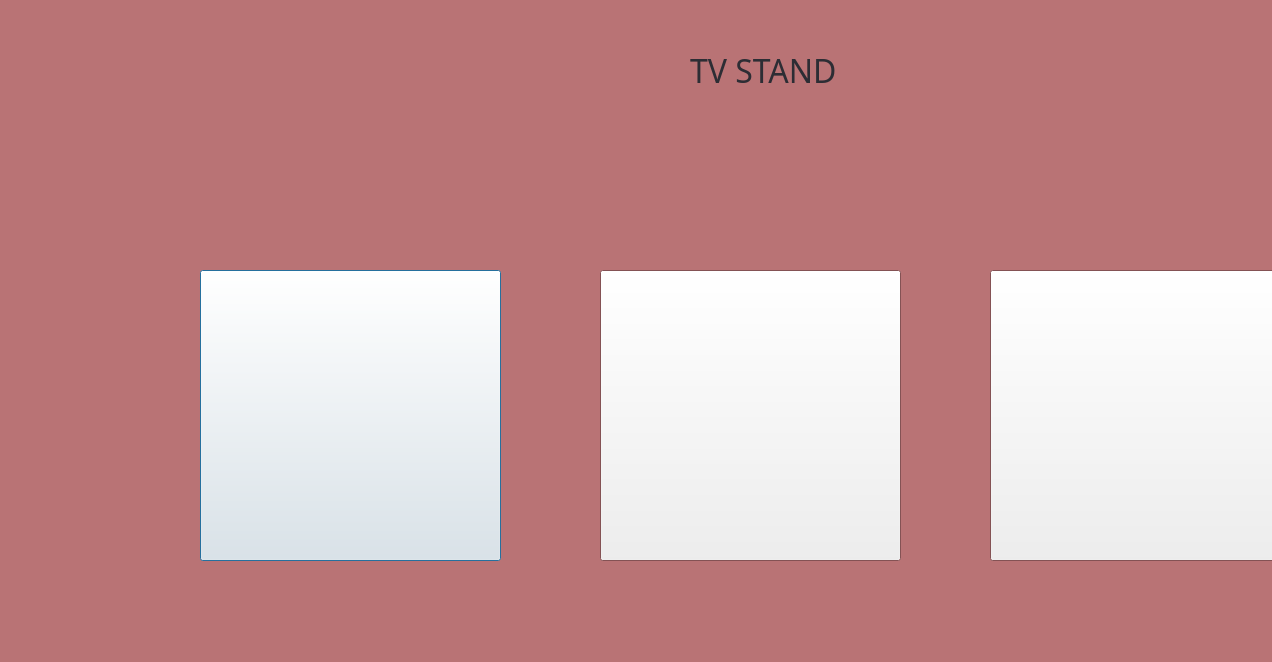
<?xml version="1.0" encoding="UTF-8"?>
<ui version="4.0">
 <class>tvstand</class>
 <widget class="QDialog" name="tvstand">
  <property name="geometry">
   <rect>
    <x>0</x>
    <y>0</y>
    <width>1272</width>
    <height>662</height>
   </rect>
  </property>
  <property name="palette">
   <palette>
    <active>
     <colorrole role="Window">
      <brush brushstyle="SolidPattern">
       <color alpha="255">
        <red>185</red>
        <green>115</green>
        <blue>117</blue>
       </color>
      </brush>
     </colorrole>
    </active>
    <inactive>
     <colorrole role="Window">
      <brush brushstyle="SolidPattern">
       <color alpha="255">
        <red>185</red>
        <green>115</green>
        <blue>117</blue>
       </color>
      </brush>
     </colorrole>
    </inactive>
    <disabled>
     <colorrole role="Base">
      <brush brushstyle="SolidPattern">
       <color alpha="255">
        <red>185</red>
        <green>115</green>
        <blue>117</blue>
       </color>
      </brush>
     </colorrole>
     <colorrole role="Window">
      <brush brushstyle="SolidPattern">
       <color alpha="255">
        <red>185</red>
        <green>115</green>
        <blue>117</blue>
       </color>
      </brush>
     </colorrole>
    </disabled>
   </palette>
  </property>
  <property name="windowTitle">
   <string>Dialog</string>
  </property>
  <widget class="QLabel" name="label">
   <property name="geometry">
    <rect>
     <x>690</x>
     <y>50</y>
     <width>171</width>
     <height>41</height>
    </rect>
   </property>
   <property name="palette">
    <palette>
     <active>
      <colorrole role="WindowText">
       <brush brushstyle="SolidPattern">
        <color alpha="255">
         <red>45</red>
         <green>45</green>
         <blue>52</blue>
        </color>
       </brush>
      </colorrole>
     </active>
     <inactive>
      <colorrole role="WindowText">
       <brush brushstyle="SolidPattern">
        <color alpha="255">
         <red>45</red>
         <green>45</green>
         <blue>52</blue>
        </color>
       </brush>
      </colorrole>
     </inactive>
     <disabled/>
    </palette>
   </property>
   <property name="font">
    <font>
     <family>Britannic Bold</family>
     <pointsize>24</pointsize>
    </font>
   </property>
   <property name="text">
    <string>TV STAND</string>
   </property>
  </widget>
  <widget class="QPushButton" name="tvStand1btn">
   <property name="geometry">
    <rect>
     <x>200</x>
     <y>270</y>
     <width>301</width>
     <height>291</height>
    </rect>
   </property>
   <property name="text">
    <string/>
   </property>
  </widget>
  <widget class="QPushButton" name="tvStand2btn">
   <property name="geometry">
    <rect>
     <x>600</x>
     <y>270</y>
     <width>301</width>
     <height>291</height>
    </rect>
   </property>
   <property name="text">
    <string/>
   </property>
  </widget>
  <widget class="QPushButton" name="tvStand3btn">
   <property name="geometry">
    <rect>
     <x>990</x>
     <y>270</y>
     <width>301</width>
     <height>291</height>
    </rect>
   </property>
   <property name="text">
    <string/>
   </property>
  </widget>
 </widget>
 <resources/>
 <connections/>
</ui>
